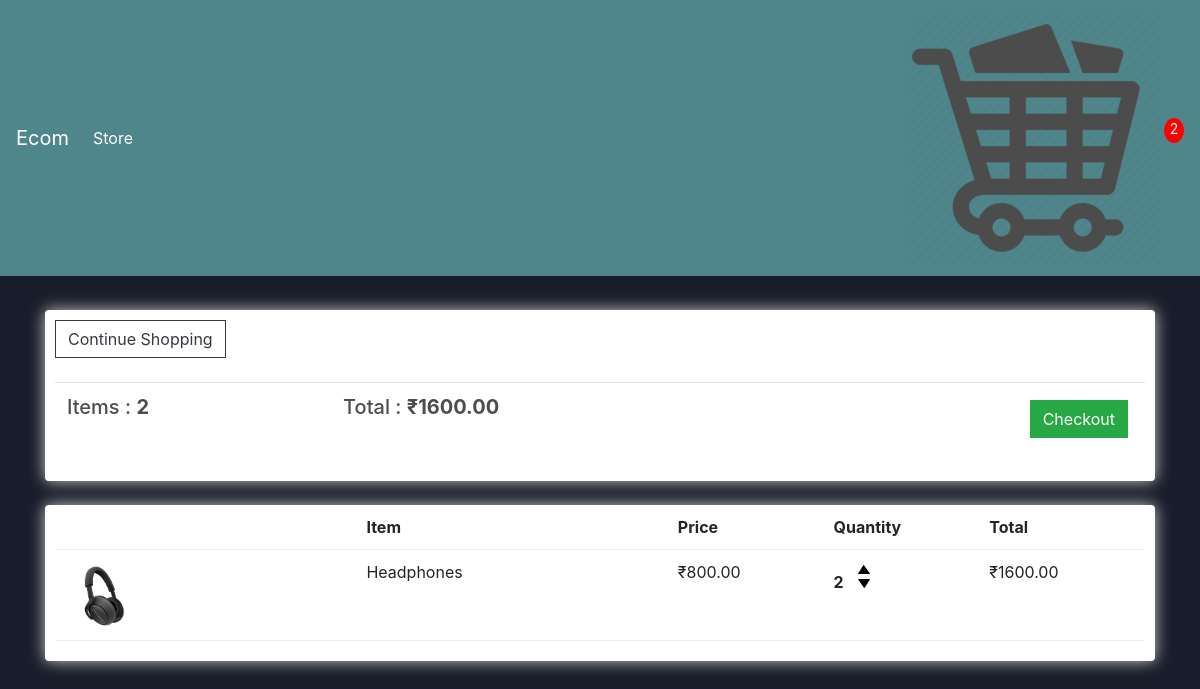
The app's page /cart/ (signed in) with its own data.
### ecom_app/models.py (models this page shows, shortened)
class Order(models.Model):
    customer = models.ForeignKey(
        Customer, on_delete=models.SET_NULL, blank=True, null=True)
    date_ordered = models.DateField(auto_now_add=True)
    complete = models.BooleanField(default=False, null=True, blank=True)
    transaction_id = models.CharField(max_length=200, null=True)
    @property
    def get_cart_total(self):
        orderitems = self.orderitem_set.all()
        total = sum([item.get_total for item in orderitems])
        return total
    @property
    def get_cart_items(self):
        orderitems = self.orderitem_set.all()
        total = sum([item.quantity for item in orderitems])
        return total

class OrderItem(models.Model):
    product = models.ForeignKey(Product, on_delete=models.SET_NULL, null=True)
    order = models.ForeignKey(Order, on_delete=models.SET_NULL, null=True)
    quantity = models.IntegerField(default=0, null=True, blank=True)
    date_added = models.DateField(auto_now_add=True)
    @property
    def get_total(self):
        total = self.product.price * self.quantity
        return total

class Product(models.Model):
    name = models.CharField(max_length=200, null=True)
    price = models.FloatField()
    digital = models.BooleanField(default=False, null=True, blank=True)
    image = models.ImageField(null=True, blank=True)
    @property
    def imageURL(self):
        try:
            url = self.image.url
        except:
            url = ''
        return url

### ecom_app/views.py (the view)
# urls.py: path('cart/', views.cart, name='cart'),
def cart(request):
    data = cookieData(request)
    cartItems = data['cartItems']
    order = data['order']
    items = data['items']
    context = {'items': items, 'order': order, 'cartItems': cartItems}
    return render(request, 'ecom_app/cart.html', context)

### ecom_app/utils.py (called while the page is built)
def cookieData(request):
    if request.user.is_authenticated:
        customer = request.user.customer
        order, created = Order.objects.get_or_create(
            customer=customer, complete=False)
        items = order.orderitem_set.all()
        cartItems = order.get_cart_items
    else:
        cookieData = cookieCart(request)
        cartItems = cookieData['cartItems']
        order = cookieData['order']
        items = cookieData['items']
    return{'items': items, 'order': order, 'cartItems': cartItems}

### ecom_app/templates/ecom_app/cart.html
{% extends 'ecom_app/main.html' %}
{% load static %}
{% block content %}
<div class="row">
    <div class="col-lg-12">
        <div class="box-element">
            <a class="btn btn-outline-dark" href="{% url 'ecom_app:store' %}">Continue Shopping</a>
            <br>
            <br>
            <table class="table">
                <tr>
                    <th><h5>Items : <strong>{{order.get_cart_items}}</strong></h5></th>
                    <th><h5>Total : <strong>₹{{order.get_cart_total|floatformat:2}}</strong></h5></th>
                    <th>
                        <a style="float: right;margin: 5px;" class="btn btn-success"  href="{% url 'ecom_app:checkout' %}">Checkout</a>
                    </th>
                </tr>
            </table>
        </div>
        <br>
        <div class="box-element">
            <div class="cart-row">
                <div style="flex:2"></div>
                <div style="flex:2"><strong>Item</strong></div>
                <div style="flex:1"><strong>Price</strong></div>
                <div style="flex:1"><strong>Quantity</strong></div>
                <div style="flex:1"><strong>Total</strong></div>
            </div>
            {% for item in items %}
            <div class="cart-row">
                <div style="flex:2"><img class="row-image" src="{{item.product.imageURL}}"></div>
                <div style="flex:2"><p>{{item.product.name}}</p></div>
                <div style="flex:1"><p>₹{{item.product.price|floatformat:2}}</p></div>
                <div style="flex:1"><p class="quantity">{{item.quantity}}</p>
                    <div class="quantity">
                        <img data-product="{{item.product.id}}" data-action="add" class="chg-quantity update-cart" src="{% static  'images/uparrow.png' %}">
                        <img data-product="{{item.product.id}}" data-action="remove" class="chg-quantity update-cart" src="{% static  'images/downarrow.png' %}">
                    </div>
                </div>
                <div style="flex:1"><p>₹{{item.get_total|floatformat:2}}</p></div>
            </div>
            {% endfor %}
        </div>
    </div>
</div>
{% endblock content %}

### static/css/main.css (style rules this page uses)
body { background-color: #191d2b; }
h1, h2, h3, h4, h5, h6 { color: hsl(0, 0%, 30%); }
.box-element { box-shadow: hsl(0, 0%, 80%) 0 0 16px; background-color: #fff; border-radius: 4px; padding: 10px; }
.col-lg-4, .col-lg-6, .col-lg-8, .col-lg-12 { margin-top: 10px; }
.btn { border-radius: 0; }
.row-image { width: 100px; }
.cart-row { display: flex; align-items: flex-stretch; padding-bottom: 10px; margin-bottom: 10px; border-bottom: 1px solid #ececec; }
.quantity { display: inline-block; font-weight: 700; padding-right: 10px; }
.chg-quantity { width: 12px; cursor: pointer; display: block; margin-top: 5px; transition: 0.1s; }

### records on screen
Order: get_cart_items "2", get_cart_total "1600.00"
OrderItem: product.imageURL (picture), product.name "Headphones", product.price "800.00", quantity "2", get_total "1600.00"

### other values on screen
{{ cartItems }} "2"
